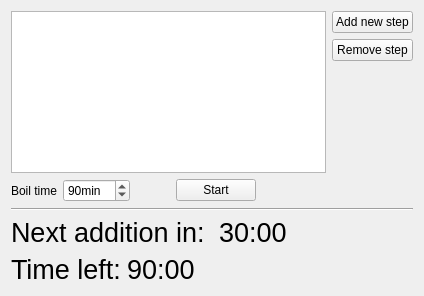
<?xml version="1.0" encoding="UTF-8"?>
<ui version="4.0">
 <class>BoilTimerWidget</class>
 <widget class="QWidget" name="BoilTimerWidget">
  <property name="windowModality">
   <enum>Qt::ApplicationModal</enum>
  </property>
  <property name="geometry">
   <rect>
    <x>0</x>
    <y>0</y>
    <width>424</width>
    <height>296</height>
   </rect>
  </property>
  <property name="windowTitle">
   <string>Boil timer</string>
  </property>
  <layout class="QVBoxLayout" name="verticalLayout_2">
   <item>
    <layout class="QHBoxLayout" name="horizontalLayout">
     <item>
      <widget class="QTableView" name="tblAdditions">
       <property name="selectionMode">
        <enum>QAbstractItemView::SingleSelection</enum>
       </property>
       <property name="sortingEnabled">
        <bool>true</bool>
       </property>
       <property name="cornerButtonEnabled">
        <bool>false</bool>
       </property>
       <attribute name="verticalHeaderHighlightSections">
        <bool>false</bool>
       </attribute>
      </widget>
     </item>
     <item>
      <layout class="QVBoxLayout" name="verticalLayout">
       <item>
        <widget class="QPushButton" name="buttAdd">
         <property name="text">
          <string>Add new step</string>
         </property>
        </widget>
       </item>
       <item>
        <widget class="QPushButton" name="buttRemove">
         <property name="text">
          <string>Remove step</string>
         </property>
        </widget>
       </item>
       <item>
        <spacer name="verticalSpacer">
         <property name="orientation">
          <enum>Qt::Vertical</enum>
         </property>
         <property name="sizeHint" stdset="0">
          <size>
           <width>20</width>
           <height>40</height>
          </size>
         </property>
        </spacer>
       </item>
      </layout>
     </item>
    </layout>
   </item>
   <item>
    <layout class="QHBoxLayout" name="horizontalLayout_2">
     <item>
      <widget class="QLabel" name="label">
       <property name="text">
        <string>Boil time</string>
       </property>
      </widget>
     </item>
     <item>
      <widget class="QSpinBox" name="spnTime">
       <property name="suffix">
        <string>min</string>
       </property>
       <property name="minimum">
        <number>10</number>
       </property>
       <property name="maximum">
        <number>199</number>
       </property>
       <property name="value">
        <number>90</number>
       </property>
      </widget>
     </item>
     <item>
      <spacer name="horizontalSpacer">
       <property name="orientation">
        <enum>Qt::Horizontal</enum>
       </property>
       <property name="sizeType">
        <enum>QSizePolicy::Fixed</enum>
       </property>
       <property name="sizeHint" stdset="0">
        <size>
         <width>40</width>
         <height>20</height>
        </size>
       </property>
      </spacer>
     </item>
     <item>
      <widget class="QPushButton" name="buttStart">
       <property name="sizePolicy">
        <sizepolicy hsizetype="Minimum" vsizetype="Fixed">
         <horstretch>0</horstretch>
         <verstretch>0</verstretch>
        </sizepolicy>
       </property>
       <property name="minimumSize">
        <size>
         <width>70</width>
         <height>0</height>
        </size>
       </property>
       <property name="text">
        <string>Start</string>
       </property>
      </widget>
     </item>
     <item>
      <spacer name="horizontalSpacer_2">
       <property name="orientation">
        <enum>Qt::Horizontal</enum>
       </property>
       <property name="sizeHint" stdset="0">
        <size>
         <width>40</width>
         <height>20</height>
        </size>
       </property>
      </spacer>
     </item>
    </layout>
   </item>
   <item>
    <widget class="Line" name="line">
     <property name="orientation">
      <enum>Qt::Horizontal</enum>
     </property>
    </widget>
   </item>
   <item>
    <layout class="QHBoxLayout" name="horizontalLayout_5">
     <item>
      <widget class="QLabel" name="label_3">
       <property name="font">
        <font>
         <pointsize>20</pointsize>
        </font>
       </property>
       <property name="text">
        <string>Next addition in: </string>
       </property>
      </widget>
     </item>
     <item>
      <widget class="QLabel" name="lblAdditionTime">
       <property name="font">
        <font>
         <pointsize>20</pointsize>
        </font>
       </property>
       <property name="text">
        <string>30:00</string>
       </property>
      </widget>
     </item>
     <item>
      <spacer name="horizontalSpacer_5">
       <property name="orientation">
        <enum>Qt::Horizontal</enum>
       </property>
       <property name="sizeHint" stdset="0">
        <size>
         <width>40</width>
         <height>20</height>
        </size>
       </property>
      </spacer>
     </item>
    </layout>
   </item>
   <item>
    <layout class="QHBoxLayout" name="horizontalLayout_3">
     <item>
      <widget class="QLabel" name="label_2">
       <property name="font">
        <font>
         <pointsize>20</pointsize>
        </font>
       </property>
       <property name="text">
        <string>Time left:</string>
       </property>
      </widget>
     </item>
     <item>
      <widget class="QLabel" name="lblTime">
       <property name="sizePolicy">
        <sizepolicy hsizetype="Preferred" vsizetype="Preferred">
         <horstretch>0</horstretch>
         <verstretch>0</verstretch>
        </sizepolicy>
       </property>
       <property name="font">
        <font>
         <pointsize>20</pointsize>
        </font>
       </property>
       <property name="text">
        <string>90:00</string>
       </property>
      </widget>
     </item>
     <item>
      <spacer name="horizontalSpacer_4">
       <property name="orientation">
        <enum>Qt::Horizontal</enum>
       </property>
       <property name="sizeHint" stdset="0">
        <size>
         <width>40</width>
         <height>20</height>
        </size>
       </property>
      </spacer>
     </item>
    </layout>
   </item>
  </layout>
 </widget>
 <resources/>
 <connections/>
</ui>
